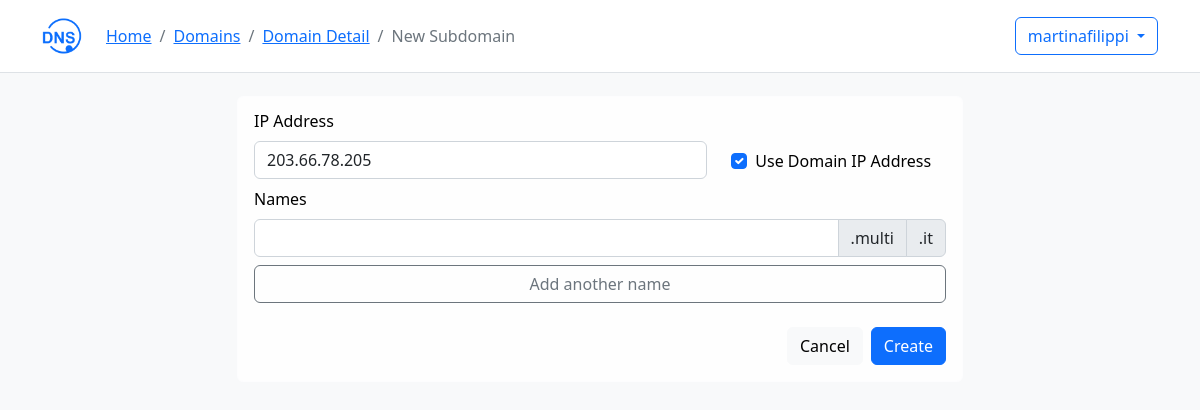
The page /domains/21/create-subdomain/ (signed in) on the database its author committed.
### domains/models.py (models this page shows, shortened)
class Domain(models.Model):
    ip_address = models.CharField(max_length=15, null=False)
    names = models.TextField(null=False)
    TLD = models.ForeignKey(TLD, on_delete=models.CASCADE, null=False)
    user = models.ForeignKey(settings.AUTH_USER_MODEL, on_delete=models.CASCADE, null=False)
    created_at = models.DateTimeField(auto_now_add=True)
    accepted = models.BooleanField(default=None, null=True, blank=True)
    verified_at = models.DateTimeField(null=True)

class TLD(models.Model):
    name = models.CharField(max_length=10, null=False)

### domains/views.py (the view, shortened to what this page needs)
# urls.py: path("<int:pk>/create-subdomain/", SubDomainCreateView.as_view(), name='create-subdomain'),
class SubDomainCreateView(CreateView):
    model = SubDomain
    form_class = SubDomainForm
    template_name = 'domains/create-subdomain.html'
    def get_context_data(self, **kwargs):
        context = super().get_context_data(**kwargs)
        context['domain'] = get_object_or_404(Domain, pk=self.kwargs['pk'])
        return context

### domains/forms.py
class SubDomainForm(forms.ModelForm):
    class Meta:
        model = SubDomain
        fields = ['ip_address', 'names']

### domains/templatetags/split.py (called while the page is built)
@register.filter
def split(value, key):
    return value.split(key)

### templates/domains/create-subdomain.html (shortened to what this page needs)
{% extends 'base.html' %}
{% load bootstrap_icons %}
{% load split %}
{% block nav %}
  <ol class="breadcrumb">
    <li class="breadcrumb-item"><a class="link-primary" href="/">Home</a></li>
    <li class="breadcrumb-item"><a class="link-primary" href="/domains">Domains</a></li>
    <li class="breadcrumb-item"><a class="link-primary" href="/domains/{{ domain.pk }}">Domain Detail</a></li>
    <li class="breadcrumb-item active">New Subdomain</li>
  </ol>
{% endblock nav %}
{% block content %}
<form method="post" id="create-subdomain-form" >
  <div class="container" style="max-width: 750px;">
    <div class="alert alert-light pt-1" style="color: black;">
      <div class="row">
        <div class="col-12 col-md-8 mt-2">
          <label for="id_ip_address" class="form-label">IP Address</label>
          <input type="text" class="form-control" id="id_ip_address" name="ip_address" value="{{ domain.ip_address }}" placeholder="Subdomain IP Address" required readonly>
        </div>
        <div class="col-12 col-md-4 mt-2">
          <div class="h-100 d-flex align-items-end pb-1">
            <div class="form-check">
              <input class="form-check-input" type="checkbox" id="use-domain-ip" checked>
              <label class="form-check-label" for="copyIpAddress">Use Domain IP Address</label>
            </div>
          </div>
        </div>
      </div>
      <div class="row mt-2" id="names-container">
        <label class="form-label">Names</label>
        <div class="input-group col-12">
          <input type="text" class="form-control name-input" name="name1" required>
          <span class="input-group-text" >
            {% for name in domain.names|split:";" %}
              .{{ name }}<br>
            {% endfor %}
          </span>
          <span class="input-group-text">
            .{{domain.TLD.name}}
          </span>
        </div>
      </div>
      <div class="row mt-2">
        <div class="col-12">
          <button type="button" class="btn btn-outline-secondary w-100" id="add-name-button">Add another name</button>
        </div>
      </div>
      <div class="mt-4 d-flex justify-content-end">
        <a href="/domains/{{ domain.pk }}" class="btn btn-light me-2">Cancel</a>
        <button type="submit" class="btn btn-primary">Create</button>
      </div>
    </div>
  </div>
</form>
{% endblock content %}

### templates/base.html (shortened to what this page needs)
{% load static %}
{% load bootstrap_icons %}
<!DOCTYPE html>
<html>
  <head>
    <link
      href="https://cdn.jsdelivr.net/npm/bootstrap@5.2.3/dist/css/bootstrap.min.css"
      rel="stylesheet"
    >
  </head>
  <body class="bg-light">
    {% if user.is_authenticated %}
      <nav class="navbar navbar-light bg-white border-bottom fixed-top" style="min-height: 72px;">
        <div class="container">
          <div class="d-flex align-items-center">
            <a class="navbar-brand" href="/">
              <img src="{% static 'images/dns-icon.png' %}" height="40px" width="40px">
            </a>
            <div class="ms-2 pt-3">
              {% block nav %}
              {% endblock nav %}
            </div>
          </div>
          <div class="d-flex align-items-center">
            <div class="dropdown">
              <button class="btn btn-outline-primary dropdown-toggle" type="button" data-bs-toggle="dropdown">
                {% bs_icon 'person-circle' size='1.3em' extra_classes="mb-1 me-1" %}{{ user }}
              </button>
            </div>
          </div>
        </div>
      </nav>
      <div style="margin-top: 72px;">
        <div class="container py-4" >
          {% block content %}
          {% endblock content %}
        </div>
      </div>
    {% endif %}
  </body>
</html>

### rows shown on the page
Domain: ip_address "203.66.78.205", names "multi", TLD.name "it"

### other values the page prints
{{ user }} "martinafilippi"
